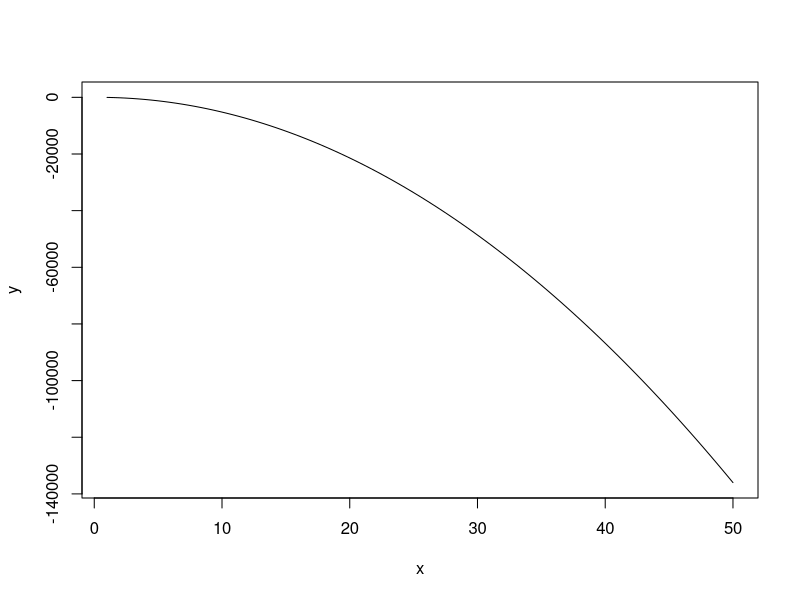

Recreate this plot in R.
#x = c(3,5,10,12,15)
#y = c(1.5, 6.5, 0.5, 9.9, 4.3)

#x = c(0,8,16,24,32,40)
#y = c(14.621,11.843,9.870,8.418, 7.305, 6.413)
x = c(0.10377, 0.11144, 0.1254)
y = c(6.4147, 6.5453, 6.7664)


dataList = list(x,y)

NDD<-function(dataList){
  
  #create the augmented coefficient matrix
  augcoeffmatrix = matrix(0L, nrow = length(dataList[[1]]), ncol = (length(dataList[[2]])+1))
  
  #create a labeled list with labeled vector of coefficients, polynomialString, and polynomialFunction
  mainData = list(coefficients = c(), polynomial_string = "function(x) ", polynomial_function = "")

  #initialize the first 2 column of the matrix with the given data points  
  for(data in 1:length(dataList[[1]])){
    augcoeffmatrix[data,1] = dataList[[1]][data]
    augcoeffmatrix[data,2] = dataList[[2]][data]
  }
  
  #create a variable for the number of row loops to reduce every iteration
  rowReduction = 1
  #fill the matrix according to its formula according to the pre-computed and given data points
  for(col in 3:(length(dataList[[1]])+1)){
    for(row in 1:(length(dataList[[1]])-rowReduction)){
      augcoeffmatrix[row,col] = ((augcoeffmatrix[row+1,col-1] - augcoeffmatrix[row,col-1])/(augcoeffmatrix[row+rowReduction,1]-augcoeffmatrix[row,1]))
    }
    rowReduction = rowReduction + 1
  }

  #fill the coefficients vector from the first row of the created matrix  
  for(i in 2:(length(dataList[[2]])+1)){
    mainData$coefficients[i-1] = augcoeffmatrix[1,i]
  }

    
  #generate the polynomial string based on the coefficient solved from the matrix and the data X values
  for(FDD in 1:(length(dataList[[2]]))){
    if(FDD == 1) #if first loop, generate b0, which is the first Y
      mainData$polynomial_string = paste(mainData$polynomial_string, dataList[[2]][FDD], " + ", sep = "", collapse = NULL)
    else{
      #paste operations and expressions
      mainData$polynomial_string = paste(mainData$polynomial_string, mainData$coefficients[[FDD]], sep = "", collapse = NULL)

      for(orderCount in 1:(FDD-1)){
        mainData$polynomial_string = paste(mainData$polynomial_string," * (x - ", dataList[[1]][orderCount] ,")", sep = "", collapse = NULL)
      }
      
      #condition for "+" paste break
      if(FDD < length(dataList[[2]]))
        mainData$polynomial_string = paste(mainData$polynomial_string," + ", sep = "", collapse = NULL)
    }
  }
  
  #create a polynomial function based from the created polynomial string  
  mainData$polynomial_function = eval(parse(text = mainData$polynomial_string))
  print(augcoeffmatrix)
  print(mainData)
  print(mainData$polynomial_function(0.103))
  
  eq = mainData$polynomial_function
  curve(eq,from = 1, to=50, xlab = "x", ylab = "y")
}

NDD(dataList)